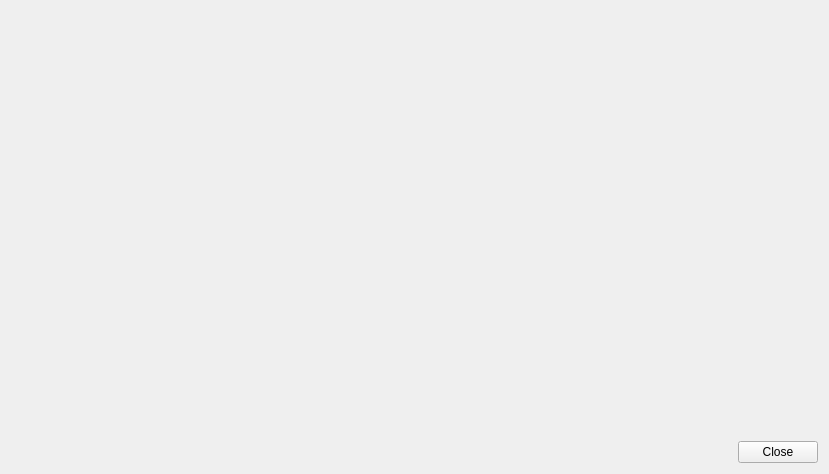
<?xml version="1.0" encoding="UTF-8"?>
<ui version="4.0">
 <class>BarCharts</class>
 <widget class="QWidget" name="BarCharts">
  <property name="geometry">
   <rect>
    <x>0</x>
    <y>0</y>
    <width>829</width>
    <height>474</height>
   </rect>
  </property>
  <property name="windowTitle">
   <string>Form</string>
  </property>
  <layout class="QGridLayout" name="gridLayout_2">
   <item row="0" column="0">
    <layout class="QGridLayout" name="gridLayout">
     <item row="0" column="0" colspan="2">
      <widget class="QCustomPlot" name="Graph" native="true"/>
     </item>
     <item row="1" column="0">
      <spacer name="horizontalSpacer">
       <property name="orientation">
        <enum>Qt::Horizontal</enum>
       </property>
       <property name="sizeHint" stdset="0">
        <size>
         <width>698</width>
         <height>20</height>
        </size>
       </property>
      </spacer>
     </item>
     <item row="1" column="1">
      <widget class="QPushButton" name="CloseButton">
       <property name="text">
        <string>Close</string>
       </property>
      </widget>
     </item>
    </layout>
   </item>
  </layout>
 </widget>
 <customwidgets>
  <customwidget>
   <class>QCustomPlot</class>
   <extends>QWidget</extends>
   <header>qcustomplot.h</header>
   <container>1</container>
  </customwidget>
 </customwidgets>
 <resources/>
 <connections>
  <connection>
   <sender>CloseButton</sender>
   <signal>clicked()</signal>
   <receiver>BarCharts</receiver>
   <slot>close()</slot>
   <hints>
    <hint type="sourcelabel">
     <x>755</x>
     <y>456</y>
    </hint>
    <hint type="destinationlabel">
     <x>829</x>
     <y>457</y>
    </hint>
   </hints>
  </connection>
 </connections>
</ui>
